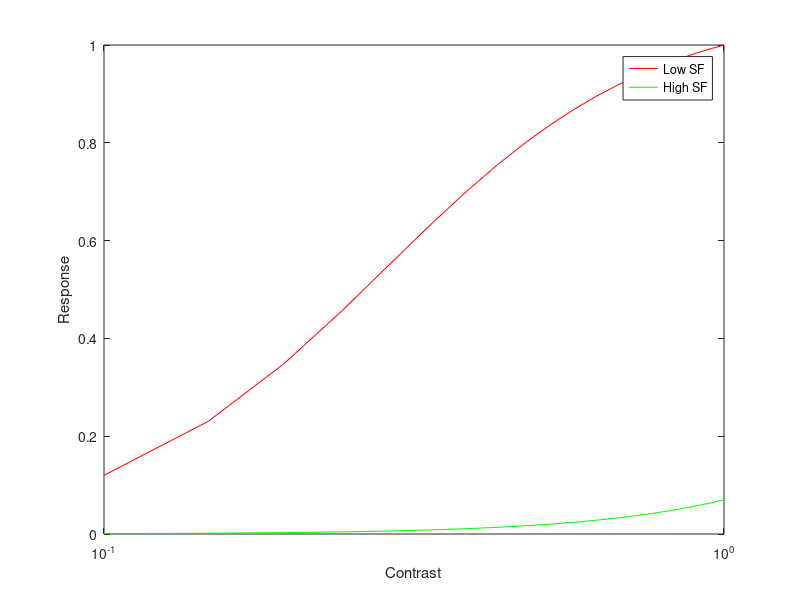

MATLAB code for this plot: (Note: this script raises an error after producing the figure.)
function [hc_response,lc_response,sf]=heeger_modelfit(param,lc)
%implementation of Heeger model for T1 paper

if nargin<1
	param=[];
end
if nargin<2
  lc =[];
end
  

if isempty(param);
	param=[2 1.08];
end
n=param(1);
k=param(2);

if nargout>0
	show=0;
else
	show=1;
end

if show
	figure;
end

sf=linspace(0.1,0.8,500);
	
hc=1;

if isempty(lc)
  lc=0.6/0.9;
end

if show
%	plot(sf,sftuninginput(sf,n,k))
end




if show
	contrasts=linspace(0.1,1,20);
	rlowsf=[];rhighsf=[];
	sigma_r=1; %relative sigma after adaptation
	for c=contrasts
		rlowsf(end+1)=sfresponse(0.1,c,n,k,sigma_r);
		rhighsf(end+1)=sfresponse(0.5,c,n,k,sigma_r);
	end

figure
	plot(contrasts,rlowsf,'r');hold on;
	plot(contrasts,rhighsf,'g');hold on;
	set(gca,'XScale','log');
	xlabel('Contrast');
	legend('Low SF','High SF');
	ylabel('Response');
	
	[rm,b,n]=naka_rushton(contrasts,rlowsf)
end


sigma_r=1; %relative sigma after adaptation
hc_response=real(sfresponse(sf,hc,n,k,sigma_r));
sigma_r=1; %relative sigma after adaptation
lc_response=real(sfresponse(sf,lc,n,k,sigma_r));

measured_response=[0.955 0.500 0.290 -0.010 0.086];
measured_ind=findclosest(sf,[0.1 0.2 0.3 0.4 0.5]);
model_response=lc_response(measured_ind);

rms_error=sqrt( sum((measured_response-model_response).^2 ));

if nargout==1
	hc_response=rms_error;
end

%sf=sf+0.1;

if 0
	sigma=0; %1000;
	rhc=hc^2/(sigma^2+hc^2);
	rlc=lc^2/(sigma^2+lc^2);
	graph({hc_response,hc_response*rlc/rhc},{sf,sf},'style','xy',...
		'color',{[0.7 0 0],[1 0.7 0.7]},...
		'extra_options','fit,threshold_linear','ylab','Response','xlab','Spatial frequency (cpd)')
	saveas(gcf,'heeger_flatnormalization.png','png');
end

if show
graph({hc_response,lc_response},{sf,sf},'style','xy',...
	'color',{[0.7 0 0],[1 0.7 0.7]},'prefax',[0.1 0.7 0 1.2],...
	'extra_options','fit,threshold_linear','ylab','Response','xlab','Spatial frequency (cpd)')
saveas(gcf,'heeger_inputsftuned.png','png');
end


return


function r=sfresponse(sf,c,n,k,sigma_r)
r=heegersfresponse(sf,c,n,k,sigma_r);
%r=heegersfresponsefb(sf,c,10);
%r=depressionsfresponse(sf,c);
return

function r=heegersfresponse(sf,c,n,k,sigma_r)
r=k*((c*sftuninginput(sf,n,k)).^n)./(sigma_r^n+(c*sftuninginput(sf,n,k)).^n);
return

function r=heegersfresponsefb(sf,c,sigma)
n=1;
%sigmat=sigma/0.9; % to make tuned input into a straight line at c=0.9;
sigmat=sigma; % to make tuned input into a straight line at c=1;
r=1*((c*sigmat*sftuninginput(sf,n)).^n)
r=r./(sigma^n+r.^n);

r=r/0.81;
return

function r=depressionsfresponse(sf,c)
% from Carandini, Heeger & Senn 2002
% stat state of dp/dt = (u-p)/tau_s - u p f
n=2;
u=0.75;
tau=200/1000;
rate=100;
input=c*rate*sftuninginput(sf);
p=u./(tau*(1/tau+u*input));
r=(p.*input).^n;
return

function r=highc_sffit(sf)
sf_high=0.53;
sf_low=0.1;
r=min(1, (sf_high-sf)/(sf_high-sf_low));



function r=sftuninginput(sf,n,k)
%r=thresholdlinear(0.5-sf)/0.5;
%for depression model
%r=exp(-sf/0.15);
%r=exp(-(max(0.05,sf).^0.8)/0.1);

%r=( (1-sf/acuity)./( (sf)/acuity)).^(1/n);



r=( highc_sffit(sf)./(k - highc_sffit(sf))).^(1/n);

%r=sfcurve(sf,0.01,0.15,0.01);
return

function r=sftuningneuron(sf)
r=sftuninginput(sf);

